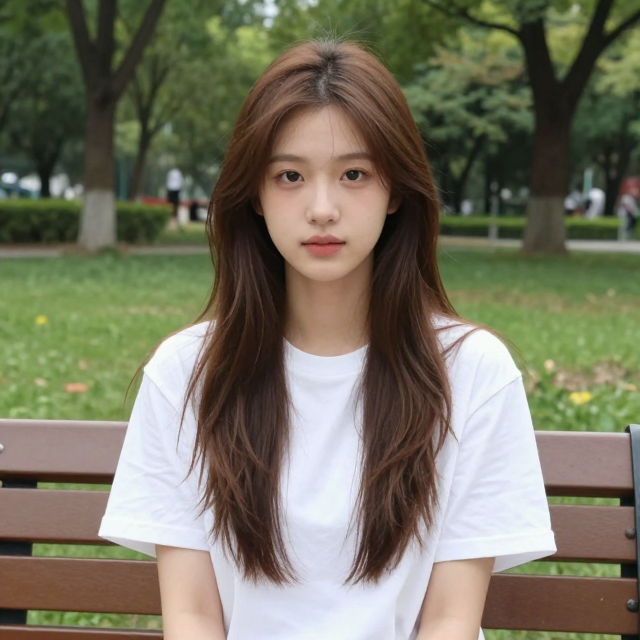
#> input picture data/char_pixel_samples/_source.png, 640 x 640 px; its folder holds only this picture in this run
$ python -i matte.py   (imports and definitions only)
#> lines starting #> are read from the running program, lines starting #| are printed output that depends on the picture; after the words box and inside, x2 and y2 are one past the last pixel; in counts of white or black regions, pixels touching at a corner belong together
"""像素素材抠图：优先深度抠图（u2net），退化到 GrabCut 图割，最后才是颜色键。

为什么不再只靠颜色键：AI 出图常见「灰色渐变影棚底 + 灰白毛色角色」，
背景与白甲 / 白毛的 RGB 距离很近，纯颜色阈值无论怎么调都会二选一——
要么背景留一大片，要么把角色白甲抠成透明洞（实测误抠 75%）。

三级路径：
- **u2net**（默认，需 rembg + 权重）：显著性分割，灰底灰角色、软投影都能处理。
- **grabcut**（需 opencv）：边框作背景种子、中心作前景种子做图割；第二遍把
  脚底「低饱和且明显暗于局部底色」的像素标成可能背景，压掉地板软投影。
- **key**（最终兜底）：四角色板 + 连通域洪泛 + 有限梯度生长，仅靠颜色。

三条路径最终都走「硬边 alpha + 边缘去污（despill）」：
- 像素画的边只能是全不透明 / 全透明。旧版对 alpha 做高斯羽化，半透明像素
  在浅色底上显成一圈白晕，模糊半径还会把脸部 / 细肢等窄结构啃出洞。
- 紧贴背景的一圈像素颜色是背景与角色的混合，直接留下会形成白 / 绿色描边；
  这里把「仍接近背景色」的轮廓像素改写为相邻内部像素的颜色。
"""
from __future__ import annotations

import os
from collections import deque
from typing import List, Optional, Tuple

import numpy as np
from PIL import Image, ImageFilter


# --------------------------------------------------------------------------- #
# 通用小工具
# --------------------------------------------------------------------------- #
_NEIGHBOURS = ((0, 1), (0, -1), (1, 0), (-1, 0), (1, 1), (1, -1), (-1, 1), (-1, -1))


def _neighbour_shift(mask: np.ndarray, dy: int, dx: int) -> np.ndarray:
    """把 bool mask 按 (dy,dx) 平移，越界填 False。"""
    out = np.zeros_like(mask)
    h, w = mask.shape
    ys, ye = (dy, h) if dy >= 0 else (0, h + dy)
    xs, xe = (dx, w) if dx >= 0 else (0, w + dx)
    out[ys:ye, xs:xe] = mask[ys - dy:ye - dy, xs - dx:xe - dx]
    return out


def _shift_block(arr: np.ndarray, dy: int, dx: int) -> np.ndarray:
    """把任意通道数组按 (dy,dx) 平移，越界填 0。用于取邻居颜色。"""
    out = np.zeros_like(arr)
    h, w = arr.shape[:2]
    ys, ye = (dy, h) if dy >= 0 else (0, h + dy)
    xs, xe = (dx, w) if dx >= 0 else (0, w + dx)
    out[ys:ye, xs:xe] = arr[ys - dy:ye - dy, xs - dx:xe - dx]
    return out


def _erode(mask: np.ndarray) -> np.ndarray:
    out = mask.copy()
    for dy, dx in ((1, 0), (-1, 0), (0, 1), (0, -1)):
        out &= _neighbour_shift(mask, dy, dx)
    return out


def _border_palette(arr: np.ndarray, bucket: int = 24, limit: int = 4) -> List[np.ndarray]:
    """四角取样得到背景色板（只取四角，避免把角色描边算成背景）。"""
    h, w = arr.shape[:2]
    pad = max(4, min(16, h // 8, w // 8))
    patches = [
        arr[0:pad, 0:pad, :3],
        arr[0:pad, w - pad:w, :3],
        arr[h - pad:h, 0:pad, :3],
        arr[h - pad:h, w - pad:w, :3],
    ]
    votes: dict = {}
    sums: dict = {}
    for patch in patches:
        px = patch.reshape(-1, 3).astype(np.int32)
        q = (px // bucket) * bucket
        uniq, counts = np.unique(q, axis=0, return_counts=True)
        for i in np.argsort(-counts)[:2]:
            key = tuple(int(v) for v in uniq[i])
            votes[key] = votes.get(key, 0) + 1
            sums.setdefault(key, []).append(uniq[i].astype(np.int32) + bucket // 2)

    ranked = sorted(votes.items(), key=lambda kv: -kv[1])
    out: List[np.ndarray] = []
    for key, v in ranked:
        if v < 2 and out:
            continue
        out.append(np.mean(sums[key], axis=0).astype(np.int32))
        if len(out) >= limit:
            break
    if not out:
        out.append(arr[0, 0, :3].astype(np.int32))
    return out


def _palette_dist(rgb: np.ndarray, palette: List[np.ndarray]) -> np.ndarray:
    h, w = rgb.shape[:2]
    dist = np.full((h, w), 1e9, dtype=np.float32)
    for c in palette:
        d = np.sqrt(((rgb - c) ** 2).sum(axis=2)).astype(np.float32)
        dist = np.minimum(dist, d)
    return dist


def _row_bg(rgb: np.ndarray, strip: int = 8) -> np.ndarray:
    """用左右边框估计每一行的背景色（竖向渐变 / 暗角都能跟上）。"""
    h = rgb.shape[0]
    out = np.zeros((h, 3), dtype=np.float32)
    for y in range(h):
        side = np.concatenate([rgb[y, :strip], rgb[y, -strip:]], axis=0)
        out[y] = np.median(side, axis=0)
    return out


def _saturation(rgb: np.ndarray) -> np.ndarray:
    mx = rgb.max(axis=2).astype(np.float32)
    mn = rgb.min(axis=2).astype(np.float32)
    return np.where(mx > 0, (mx - mn) / np.maximum(mx, 1), 0.0)


# --------------------------------------------------------------------------- #
# 边缘去污
# --------------------------------------------------------------------------- #
def _chroma_channel(palette: List[np.ndarray]) -> Optional[int]:
    """底色里有没有「可色键的纯色」——某通道领先另两个 40+ 的才算。

    绿幕 (0,255,0)、蓝幕 (0,0,255) 都满足；灰底、白底、花色背景不满足，
    此时不走色相判定，退回原来的 RGB 距离判定（避免把任何带颜色的角色
    像素都当成溢色）。
    """
    for c in palette:
        arr = np.asarray(c, dtype=np.int32)
        ch = int(arr.argmax())
        if arr[ch] - max(int(np.delete(arr, ch)[0]), int(np.delete(arr, ch)[1])) >= 40:
            return ch
    return None


# [25 lines left out: function _hue_spill, not called in this run]


def _despill(arr: np.ndarray, kept: np.ndarray, palette: List[np.ndarray], tol: float) -> int:
    """把「紧贴透明区、颜色仍接近背景」的轮廓像素改成内侧角色像素的颜色。

    像素画的边界像素要么是角色本身的颜色，要么透明，不能是背景色的混合残影。

    判定要同时看两个距离，只看``到背景的距离``会误伤浅色角色（白发 /
    白甲在灰底上本来就离底色近）：
    - ``d_bg``：到背景色板的距离，越小越像背景；
    - ``d_core``：到内侧核心像素颜色的距离，越小越像角色本身。
    只有 ``d_bg`` 明显小于 ``d_core`` 且确实贴着底色，才认定是混边。
    """
    rgb = arr[:, :, :3].astype(np.int32)
    core = _erode(kept)
    if not core.any():           # 1px 细结构没有可信内侧参考，宁可不改
        return 0
    deeper = _erode(core)
    if deeper.any():
        core = deeper
    band = kept & ~core
    if not band.any():
        return 0

    d_bg_all = _palette_dist(rgb, palette)
    out = rgb.copy()
    changed = 0

    # 色相判定（移植自 h3-character-studio 的 key_pixels）：底色是可色键纯色时，
    # 轮廓环里「色相属于底色」的像素也算污染——专抓 RGB 距离抓不到的暗部
    # 溢出（深绿丝、深蓝边）。只作用于轮廓环（band），不动画面内部，
    # 所以角色本身是绿色时最多损失外圈一两颗像素。
    channel = _chroma_channel(palette)
    hue_bad = _hue_spill(rgb, channel) if channel is not None else None
    if hue_bad is not None:
        # 色相判定比 RGB 距离精确（暗部也认得出来），所以轮廓环再放宽 1px：
        # 实测绿幕溢色在发丝里能深达 3px，2px 环会留着一条绿丝。
        deep = _erode(core)
        if deep.any():
            core = deep
            band = kept & ~core

    # known 必须在 core 定稿之后再取：提前拷贝会把轮廓环里那些「已被认定为
    # 角色色」的像素（恰恰是溢色）设成参考起点，循环第一步就把它们跳过。
    known = core.copy()          # 已确认是角色本身的像素

    # 由内向外一圈圈推进：内圈的判定结果会成为外圈的参考色。
    for _ in range(3):
        acc = np.zeros((rgb.shape[0], rgb.shape[1], 3), dtype=np.float64)
        cnt = np.zeros(kept.shape, dtype=np.float64)
        for dy, dx in _NEIGHBOURS:
            near = _neighbour_shift(known, dy, dx)
            acc += near[:, :, None] * _shift_block(out, dy, dx).astype(np.float64)
            cnt += near

        cand = band & ~known & (cnt > 0)
        if not cand.any():
            break
        ys, xs = np.nonzero(cand)
        mean = acc[ys, xs] / cnt[ys, xs][:, None]
        d_core = np.sqrt(((rgb[ys, xs] - mean) ** 2).sum(axis=1)).astype(np.float32)
        d_bg = d_bg_all[ys, xs]
        # 只在「明显更接近底色、且确实比内侧色更像背景」时才算混边。
        # 用 0.9 的相对余量：d_bg 与 d_core 相等时（浅色角色压在浅色底上）
        # 两边都是合法颜色，不能因为浮点精度差就被判成污染。
        dirty = (d_bg <= tol * 1.25) & (d_bg < d_core * 0.9)
        if hue_bad is not None:
            dirty = dirty | hue_bad[ys, xs]
        if dirty.any():
            out[ys[dirty], xs[dirty]] = np.round(mean[dirty]).astype(np.int32)
            changed += int(dirty.sum())
        known[ys, xs] = True

    if changed:
        arr[:, :, :3] = out.astype(np.uint8)
    return changed


def _fill_small_holes(kept: np.ndarray, max_area_ratio: float = 0.002) -> Tuple[np.ndarray, int]:
    """填掉被角色完全包围的小透明空洞（分割偶发斑点）。大缝隙会保留。"""
    try:
        import cv2
    except Exception:
        return kept, 0
    holes = (~kept).astype(np.uint8)
    n, lab = cv2.connectedComponents(holes, connectivity=4)
    if n <= 1:
        return kept, 0
    h, w = kept.shape
    max_area = int(max(4, max_area_ratio * h * w))
    filled = 0
    for i in range(1, n):
        comp = lab == i
        area = int(comp.sum())
        if area == 0 or area > max_area:
            continue
        ys, xs = np.nonzero(comp)
        if ys.min() == 0 or xs.min() == 0 or ys.max() == h - 1 or xs.max() == w - 1:
            continue
        kept |= comp
        filled += area
    return kept, filled


# --------------------------------------------------------------------------- #
# 路径 1：u2net 深度抠图
# --------------------------------------------------------------------------- #
_SESSION = None
_U2NET_ERR: Optional[str] = None
_U2NET_HOME = os.path.expanduser(os.getenv("U2NET_HOME", "~/.u2net"))
_U2NET_ONNX = os.path.join(_U2NET_HOME, "u2net.onnx")


# [53 lines left out: function drop_bg_islands, not called in this run]


def _u2net_session():
    global _SESSION, _U2NET_ERR
    if _SESSION is not None or _U2NET_ERR is not None:
        return _SESSION
    # 关键：权重文件不存在时 **绝不** 触发 rembg 的联网下载（会卡死数十分钟，
    # 直接拖垮整个请求）。只有本地权重就绪才尝试 new_session。
    if not os.path.exists(_U2NET_ONNX):
        _U2NET_ERR = f"u2net 权重缺失：{_U2NET_ONNX}（请先放置权重）"
        return None
    try:
        from rembg import new_session
        _SESSION = new_session("u2net")
    except Exception as e:  # 权重损坏 / onnxruntime 不可用
        _U2NET_ERR = f"{type(e).__name__}: {e}"
        _SESSION = None
    return _SESSION


def u2net_available() -> bool:
    return _u2net_session() is not None


def u2net_status() -> dict:
    _u2net_session()
    return {"available": _SESSION is not None, "error": _U2NET_ERR}


# [8 lines left out: function _mask_keep, not called in this run]


# --------------------------------------------------------------------------- #
# 路径 2：GrabCut 图割
# --------------------------------------------------------------------------- #
def _grabcut_keep(rgb: np.ndarray, shadow_pass: bool = True, iters: int = 5) -> np.ndarray:
    """GrabCut 图割：返回 kept（前景）bool 掩码。

    外侧一圈为确定背景、中心为可能前景；第二遍把「角色 bbox 底部 30% 内、
    低饱和且明显暗于局部底色」的像素标成可能背景，压掉地板软投影
    （用 PR_BGD 而非 BGD：硬性种子会误切暗色腿甲）。
    """
    import cv2

    h, w = rgb.shape[:2]
    bgr = cv2.cvtColor(rgb, cv2.COLOR_RGB2BGR)
    m = max(3, int(round(min(h, w) * 0.015)))
    rect = (m, m, w - 2 * m, h - 2 * m)

    mask = np.full((h, w), cv2.GC_BGD, np.uint8)
    mask[m:h - m, m:w - m] = cv2.GC_PR_FGD
    c = m + 2
    mask[:c, :c] = cv2.GC_BGD
    mask[:c, -c:] = cv2.GC_BGD
    mask[-c:, :c] = cv2.GC_BGD
    mask[-c:, -c:] = cv2.GC_BGD

    bgd = np.zeros((1, 65), np.float64)
    fgd = np.zeros((1, 65), np.float64)
    cv2.grabCut(bgr, mask, rect, bgd, fgd, iters, cv2.GC_INIT_WITH_MASK)

    if shadow_pass:
        kept = np.isin(mask, [cv2.GC_FGD, cv2.GC_PR_FGD])
        ys, xs = np.nonzero(kept)
        if len(ys):
            top, bot = int(ys.min()), int(ys.max())
            y0 = top + int((bot - top) * 0.70)
            sat = _saturation(rgb)
            luma = rgb.mean(axis=2)
            bgl = _row_bg(rgb).mean(axis=1)
            band = np.zeros((h, w), dtype=bool)
            band[y0:bot + 1, :] = True
            seed = band & kept & (sat < 0.14) & (luma < bgl[:, None] - 15)
            if seed.any():
                mask[seed] = cv2.GC_PR_BGD
                bgd = np.zeros((1, 65), np.float64)
                fgd = np.zeros((1, 65), np.float64)
                cv2.grabCut(bgr, mask, rect, bgd, fgd, iters, cv2.GC_INIT_WITH_MASK)

    return np.isin(mask, [cv2.GC_FGD, cv2.GC_PR_FGD])


# --------------------------------------------------------------------------- #
# 路径 3：颜色键兜底
# --------------------------------------------------------------------------- #
# [42 lines left out: function _key_keep, not called in this run]


# --------------------------------------------------------------------------- #
# 边缘溢色清洗（硬 alpha 之后的二次修正）
# --------------------------------------------------------------------------- #
_NEIGHBOURS8 = ((0, 1), (0, -1), (1, 0), (-1, 0), (1, 1), (1, -1), (-1, 1), (-1, -1))


# [95 lines left out: functions _erode_mask, clean_edge_spill, not called in this run]


# --------------------------------------------------------------------------- #
# 主入口
# --------------------------------------------------------------------------- #
def connected_matte(
    img: Image.Image,
    tolerance: int = 80,
    feather: int = 0,
    sample: str = "auto",
    edge_grow: int = 10,
    grow_passes: int = 6,
    hard: bool = True,
    despill: bool = True,
    method: str = "auto",
) -> Tuple[Image.Image, dict]:
    """抠掉背景。

    hard=True（默认，像素素材）：二值 alpha + 边缘去污，无软边、无白晕。
    hard=False（照片 / 半透明素材）：保留高斯羽化，边缘更自然。
    method: auto | u2net | grabcut | key
    """
    rgba = img.convert("RGBA")
    arr = np.array(rgba)
    h, w = arr.shape[:2]
    rgb = arr[:, :, :3].astype(np.int32)

    palette = [rgb[0, 0]] if sample == "topleft" else _border_palette(arr)
    already_clear = arr[:, :, 3] < 8

    # 解析实际使用的路径
    used = "key"
    chain: List[str] = []
    if method == "auto":
        chain = ["u2net", "grabcut", "key"] if hard else ["key"]
    else:
        chain = [method]

    kept = None
    removed = 0
    grown = 0
    holes_filled = 0
    last_err = None

    for cand in chain:
        if cand == "u2net":
            if not hard or min(h, w) < 64 or not u2net_available():
                continue
            try:
                kept = _mask_keep(arr[:, :, :3])
                used = "u2net"
            except Exception as e:
                last_err = f"u2net: {type(e).__name__}"
                kept = None
                continue
        elif cand == "grabcut":
            if not hard or min(h, w) < 96:
                continue
            try:
                import cv2  # noqa: F401
                kept = _grabcut_keep(arr[:, :, :3])
                used = "grabcut"
            except Exception as e:  # 无 cv2
                last_err = f"grabcut: {type(e).__name__}"
                kept = None
                continue
        else:
            kept, removed, grown = _key_keep(rgb, palette, tolerance, edge_grow, grow_passes)
            used = "key"
        break

    if kept is None:  # 兜底
        kept, removed, grown = _key_keep(rgb, palette, tolerance, edge_grow, grow_passes)
        used = "key"

    kept = kept & ~already_clear
    if hard and used != "key":
        kept, holes_filled = _fill_small_holes(kept)
    removed = int((~kept).sum())

    despilled = 0
    residual = 0
    alpha = np.where(kept, 255, 0).astype(np.uint8)

    if hard:
        if despill:
            despilled = _despill(arr, kept, palette, float(tolerance))
        arr[:, :, 3] = alpha
        # 去污之后还剩多少「底色色相」的像素（移植自 h3 的 validate_foreground：
        # 在量化/合成前先量一次污染，别等用户拿去用时才发现绿边）。
        channel = _chroma_channel(palette)
        if channel is not None:
            residual = int((_hue_spill(arr[:, :, :3], channel) & kept).sum())
    else:
        if feather > 0:
            softened = np.array(
                Image.fromarray(alpha).filter(ImageFilter.GaussianBlur(max(0.5, feather / 2.0)))
            )
            alpha = np.where(softened > 250, 255, softened).astype(np.uint8)
        arr[:, :, 3] = alpha

    out = Image.fromarray(arr, "RGBA")
    meta = {
        "method": used,
        "background": "#%02X%02X%02X" % tuple(int(v) for v in palette[0]),
        "palette": ["#%02X%02X%02X" % tuple(int(v) for v in c) for c in palette],
        "tolerance": tolerance,
        "feather": feather,
        "hard": hard,
        "despilledPixels": despilled,
        "holesFilled": holes_filled,
        "edgeGrowPixels": grown,
        "removedRatio": round(removed / float(h * w), 4),
        "residualKeyPixels": residual,
        "residualKeyRatio": round(residual / max(1, int(kept.sum())), 4),
    }
    # 语义路线下「残留键色像素」是唯一的量化指标，但它只统计轮廓环附近；
    # 若背景本就有角色同款颜色（如白底角色的白衬衫），这个数天然不为 0，
    # 属于度量本身的局限，写清楚避免被误读成抠图失败。
    if used == "u2net":
        meta["residualNote"] = (
            "residualKeyPixels 只统计轮廓环附近的底色色相像素；角色本身含相近"
            "颜色时会偏高，不代表抠图有误——请看棋盘格预览判断")
    if last_err:
        meta["fallbackReason"] = last_err
    return out, meta

>>> from PIL import Image
>>> picture = Image.open('../../../data/char_pixel_samples/_source.png')
#> picture is the input picture: PIL image 640x640 RGB; mean R, G, B 119.4, 116.8, 97.7
>>> result = connected_matte(picture)
#> the loop in _border_palette, `for patch in patches:` made 4 passes
#> counts on passes 1 to 4: [1, 39, 19, 141, 53, 3], [8, 10, 2, 11, 12, 28, 39, 19, 17, 110], [1, 15, 12, 147, 9, 11, 5, 19, 3, 2, 5, 17, 8, 2], [68, 7, 2, 4, 12, 24, 25, 2, 90, 19, 3]
#> after the loop in _border_palette, `for patch in patches:`: sums = {(48, 72, 24): [[60, 84, 36]], (48, 72, 48): [[60, 84, 60]], (72, 96, 48): [[84, 108, 60]], (72, 72, 24): [[84, 84, 36]], (96, 48, 24): [[108, 60, 36]], (120, 96, 72): [[132, 108, 84]], (72, 48, 24): [[84, 60, 36]], (0, 0, 0): [[12, 12, 12]]}; votes = {(48, 72, 24): 1, (48, 72, 48): 1, (72, 96, 48): 1, (72, 72, 24): 1, (96, 48, 24): 1, (120, 96, 72): 1, (72, 48, 24): 1, (0, 0, 0): 1}
#> in _border_palette, `ranked = sorted(votes.items(), key=lambda kv: -kv[1])`: ranked = [((48, 72, 24), 1), ((48, 72, 48), 1), ((72, 96, 48), 1), ((72, 72, 24), 1), ((96, 48, 24), 1), ((120, 96, 72), 1), ((72, 48, 24), 1), ((0, 0, 0), 1)]
#> the loop in _border_palette, `for key, v in ranked:` made 8 passes
#> after the loop in _border_palette, `for key, v in ranked:`: out = [[60, 84, 36]]
#> the loop in connected_matte, `for cand in chain:` made 2 passes
#> (top in _grabcut_keep, bot in _grabcut_keep, y0 in _grabcut_keep) on pass 2: (40, 629, 452)
#> pass 2, in _grabcut_keep, `kept = np.isin(mask, [cv2.GC_FGD, cv2.GC_PR_FGD])`:
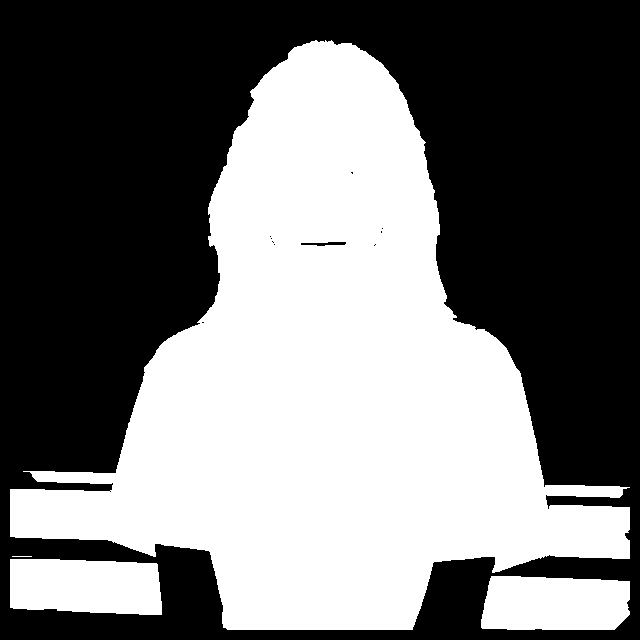
#> kept: shape (640, 640) bool; 46% white; 4 white regions, box (x1, y1, x2, y2) and area: (10, 40, 630, 630) 173136, (10, 559, 162, 615) 7710, (481, 576, 630, 630) 7364, (12, 556, 32, 557) 20
#> pass 2, in _saturation, `mx = rgb.max(axis=2).astype(np.float32)`:
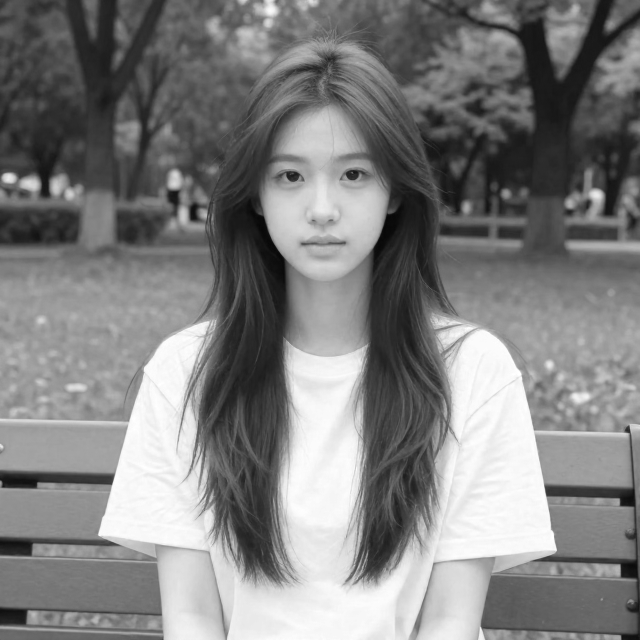
#> mx: shape (640, 640) float32; min 7, max 255, mean 128.2
#> pass 2, in _saturation, `mn = rgb.min(axis=2).astype(np.float32)`:
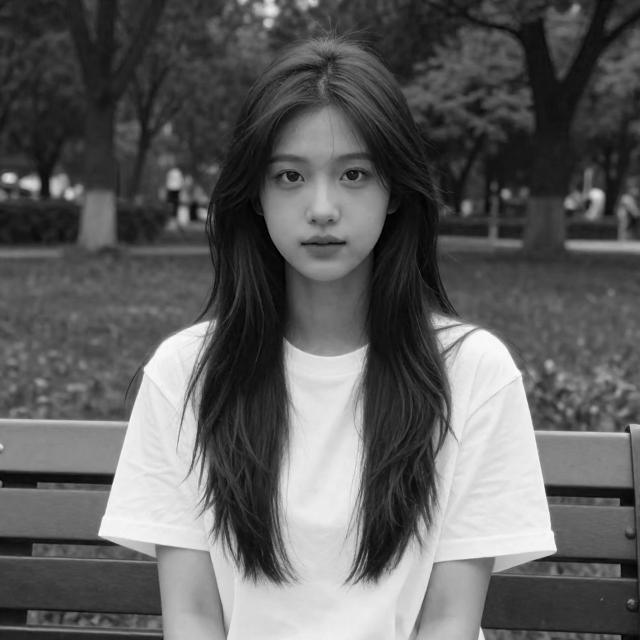
#> mn: shape (640, 640) float32; min 0, max 251, mean 95
#> in connected_matte, `kept = kept & ~already_clear`:
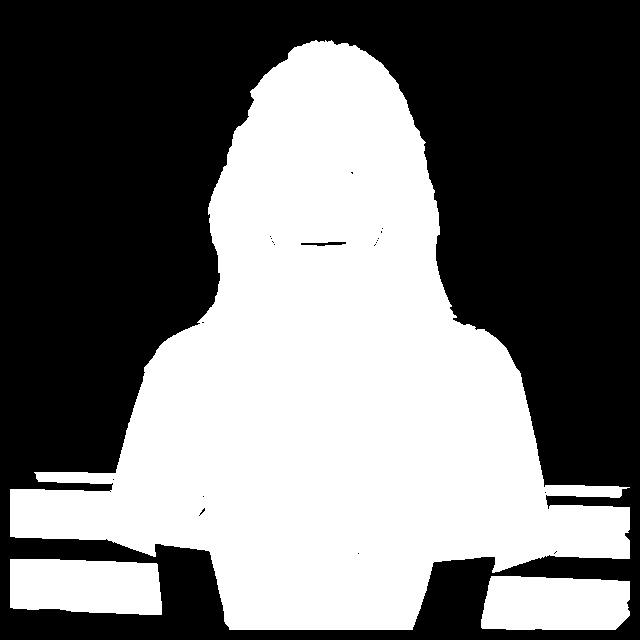
#> kept: shape (640, 640) bool; 45.9% white; 3 white regions, box (x1, y1, x2, y2) and area: (10, 40, 630, 630) 172976, (10, 559, 162, 615) 7695, (481, 576, 630, 630) 7380
#> (the rest of the program and of its run is left out)
